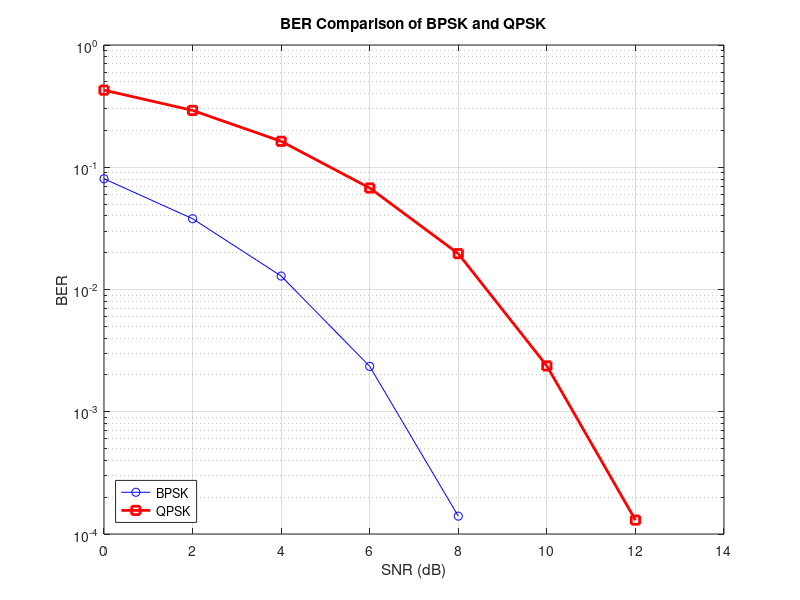

The MATLAB script that drew this image:
clc; clear; close all

snr = 0:2:15; N = 1e5;

for i = 1:length(snr)
    b = randi([0 1],N,1);
    ber1(i) = biterr(b,pskdemod(awgn(pskmod(b,2),snr(i),'measured'),2))/N;

    q = randi([0 3],N,1);
    ber2(i) = biterr(q,pskdemod(awgn(pskmod(q,4,pi/4),snr(i),'measured'),4,pi/4))/N;
end

semilogy(snr,ber1,'bo-',snr,ber2,'rs-','LineWidth',2)
grid on
xlabel('SNR (dB)')
ylabel('BER')
title('BER Comparison of BPSK and QPSK')
legend('BPSK','QPSK','Location','southwest')
